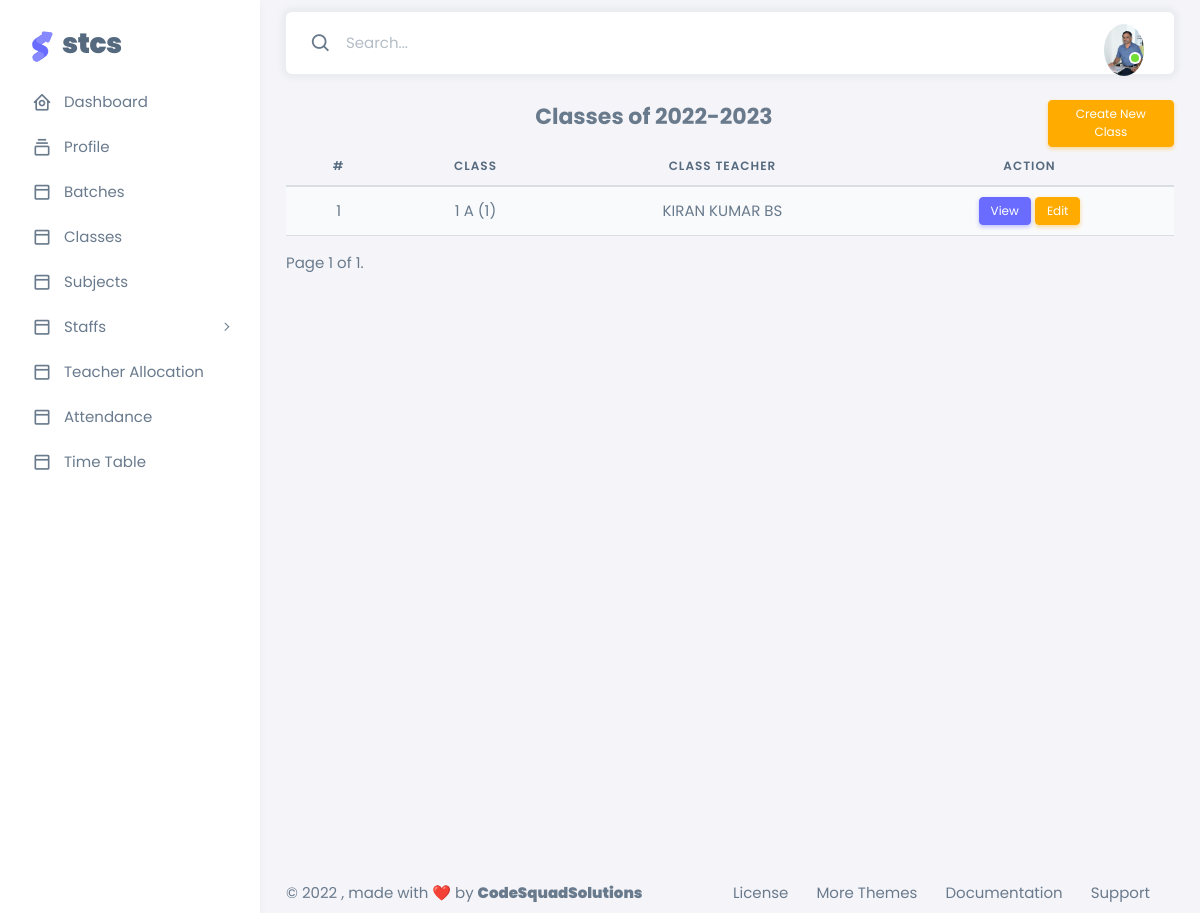
Screenshot of /allClasses (signed in) with the database file from the repository.
### academic/models.py (models this page shows, shortened)
class Batch(models.Model):
    batch_year = models.CharField(max_length=50,primary_key=True)
    start_date = models.DateField(auto_now=False, auto_now_add=False)
    end_date = models.DateField(auto_now=False, auto_now_add=False)
    unique_together = (['batch_year'])

class BatchClass(BasicClass):
    batch_year = models.ForeignKey("academic.Batch",on_delete=models.CASCADE)
    class_name = models.CharField(max_length=255)
    class_section = models.CharField(max_length=255)
    class_teacher = models.ForeignKey("account.Teacher", on_delete=models.CASCADE)
    class Meta:
        unique_together = (['batch_year','class_name','class_section','class_teacher'])

### account/models.py (models this page shows)
class Person(BasicClass):
    full_name = models.CharField(max_length=255)
    date_of_birth = models.DateField(auto_now=False, auto_now_add=False, null=True, blank=True)
    gender = models.IntegerField(choices=gender_choices, null=True, blank=True)
    phone_number = models.CharField(max_length=255, blank=True, null=True)
    email_id = models.EmailField(max_length=255, blank=True, null=True)
    blood_group = models.CharField(max_length=10, choices=blood_choices,
                                    null=True, blank=True)
    aadhaar_number = models.CharField(max_length=255, blank=True, null=True)
    present_address = models.TextField(blank=True, null=True)
    permanent_address = models.TextField(blank=True, null=True)
    profile_pic = models.ImageField(upload_to='profiles', height_field=None,
                                    width_field=None, max_length=None,
                                    blank=True, null=True)
    joining_date = models.DateField(
        auto_now=False, auto_now_add=False, blank=True, null=True)
    end_date = models.DateField(
        auto_now=False, auto_now_add=False, null=True, blank=True)

### academic/views.py (the view)
# urls.py: path('allClasses',views.AllClasses.as_view(), name='allClasses'),
class AllClasses(ListView):
    model = BatchClass
    template_name = "admin-view/academic/classes.html"
    paginate_by = 6
    def get_queryset(self, *args, **kwargs):
        studentCount = []
        batchItem = Batch.objects.last()
        batchClasses = BatchClass.objects.filter(batch_year=batchItem)
        for each in batchClasses:
            studentCount.append(Student.objects.filter(
                current_class=each.id).count())
        classes = list(zip(batchClasses, studentCount))
        return classes
    def get_context_data(self, **kwargs):
        context = super().get_context_data(**kwargs)
        batchItem = Batch.objects.last()
        context['classes'] = self.get_queryset()
        if batchItem:
            context['batchName'] = batchItem.batch_year
        else:
            None
        return context

### account/models.py (called while the page is built)
    def __str__(self):
        return self.full_name

### templates/admin-view/academic/classes.html (shortened to what this page needs)
{% extends 'admin-view/base.html' %}
{% load static %}
{% block body %}
<div class="layout-container">
  <div class="bere-page">
    <div class="content-wrapper">
      <div class="container-xxl flex-grow-1 container-p-y">
        <div class="row my-auto">
          <div class="col text-center">
            <div class="fw-bold fs-4">Classes of {{ batchName }}
            </div>
          </div>
          <div class="col-2 text-end">
            <a href="{% url 'create-class' %}" class="btn btn-sm btn-warning">Create New Class</a>
          </div>
        </div>
        {% if classes %}
        <table class="table table-striped text-center">
          <thead>
            <tr>
              <th scope="col">#</th>
              <th scope="col">Class</th>
              <th scope="col">Class Teacher</th>
              <th scope="col">Action</th>
            </tr>
          </thead>
          <tbody class="table-border-bottom-0">
            {% for obj,count in page_obj %}
            <tr>
              <td>{{ forloop.counter }}</td>
              <td>{{obj.class_name}} {{obj.class_section}} ({{ count }})</td>
              <td class="text-uppercase">{{obj.class_teacher}}</td>
              <td><a href="{% url 'students' obj.id %}" class="btn btn-sm btn-primary">View</a>
              <a href="{% url 'edit-class-details' obj.id %}" class="btn btn-sm btn-warning">Edit</a></td>
            </tr>
              {% endfor %}
          </tbody>
        </table>
        <div class="pagination align-middle text-center">
          <span class="step-links">
            <span class="current">
              Page {{ page_obj.number }} of {{ page_obj.paginator.num_pages }}.
            </span>
          </span>
        </div>
        {% endif %}
      </div>
    </div>
  </div>
</div>
{% endblock %}

### static/css/admin-side/css.css (style rules this page uses)
* { margin: 0; padding: 0; box-sizing: border-box; font-family: 'Poppins', sans-serif; }

### rows the page displays
Batch: batch_year "2022-2023"
BatchClass: class_name "1", class_section "A", class_teacher "KIRAN KUMAR BS"

### other values shown
{{ page_obj.number }} "1"
{{ page_obj.paginator.num_pages }} "1"
